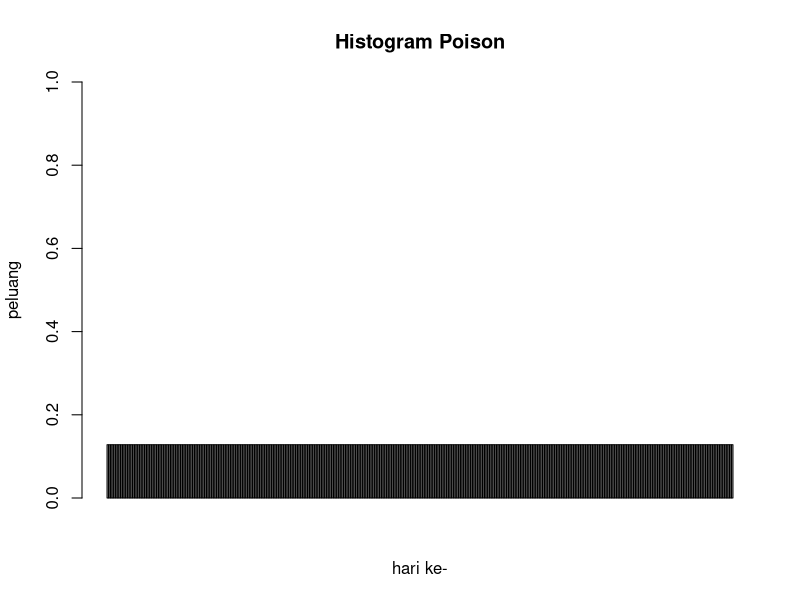

Recreate this plot in R.
# a
dpois(6, 4.5)
# [1] 0.1281201

# b
barplot(data.frame(y=c(dpois(6, 4.5)), x=c(1:365))$y, main = "Histogram Poison", ylab="peluang", xlab="hari ke-", ylim=0:1)

# c


# d
mean = 4.5
varian = 4.5